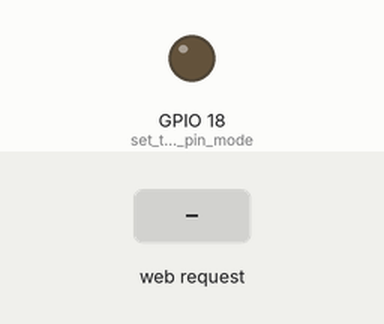
A sketch run on a simulated ESP32. On the bench: output pins drawn as LEDs (lit = HIGH). Inputs (shaded band) come from the test bench. WiFi joins after 1.5 s; servers stay silent unless stated; what the sketch prints to the serial monitor is not drawn.

Above: at 2.7 s.
2.8 s: HTTP request GET /H received
At 3.7 s:
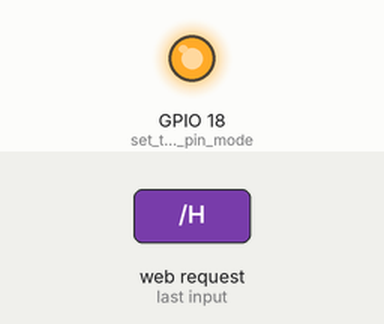
4.3 s: HTTP request GET /L received
At 4.9 s:
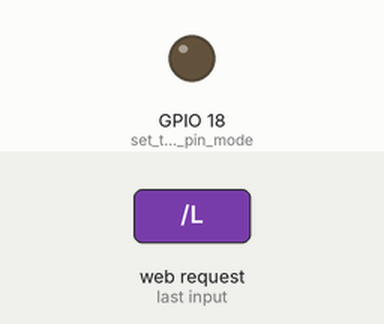
Timing chart, 0 to 7.3 s (numbered marks = the images above; inputs shaded):
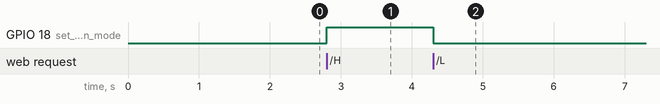

The sketch:

SimpleWiFiServer.ino
```cpp
/*
 WiFi Web Server LED Blink

 A simple web server that lets you blink an LED via the web.
 This sketch will print the IP address of your WiFi Shield (once connected)
 to the Serial monitor. From there, you can open that address in a web browser
 to turn on and off the LED on pin 5.

 If the IP address of your shield is yourAddress:
 http://yourAddress/H turns the LED on
 http://yourAddress/L turns it off

 This example is written for a network using WPA encryption. For
 WEP or WPA, change the Wifi.begin() call accordingly.

 Circuit:
 * WiFi shield attached
 * LED attached to pin 5

 created for arduino 25 Nov 2012
 by Tom Igoe

ported for sparkfun esp32
31.01.2017 by Jan Hendrik Berlin

 */

#include <WiFi.h>
#include <Wire.h>
#include <Adafruit_PWMServoDriver.h>

const char* ssid     = "fenom";
const char* password = "3737373737";

WiFiServer server(80);
Adafruit_PWMServoDriver pwm = Adafruit_PWMServoDriver(0x78);

void setup()
{
    Serial.begin(115200);
    pinMode(18, OUTPUT);      // set the LED pin mode

    delay(10);

    // We start by connecting to a WiFi network

    Serial.println();
    Serial.println();
    Serial.print("Connecting to ");
    Serial.println(ssid);

    WiFi.begin(ssid, password);

    while (WiFi.status() != WL_CONNECTED) {
        delay(500);
        Serial.print(".");
    }

    Serial.println("");
    Serial.println("WiFi connected.");
    Serial.println("IP address: ");
    Serial.println(WiFi.localIP());

    server.begin();

    Wire.begin (21, 22);   // sda= GPIO_21  /scl= GPIO_22

     pwm.begin();
     pwm.setPWMFreq(1000);  // This is the maximum PWM frequency
}


char *staticHTMLContent=
            "HTTP/1.1 200 OK\n"
            "Content-type:text/html\n"
            "\n"
            "<!DOCTYPE html>\n"
            "<html>\n"
            "<style type=\"text/css\">\n"
            "td{font-size: 40pt;}\n"
            "</style>\n"
            "<body>\n"
            "<a href=\"/\" ><font size=20> Iotick based Robofootball robot </font></a><br>"
            "That's what we know how to do:<p>\n"
            "<ul>\n"
            "<li>Click <a href=\"/H\">here</a> to turn the LED on pin 18 on.</li>\n"
            "<li>Click <a href=\"/L\">here</a> to turn the LED on pin 18 off.</li>\n"
            "<li>Click <a href=\"/Scan\">here</a> for scanof I2C bus</li>\n"
            "<li>Click <a href=\"/TestMotor\">here</a> for test of motors/led/pwm</li>\n"
            "</ul>\n"
            "<p>\n"
            "<font size=24>\n"
            "<table><tbody>\n"
            "<tr> <td><a href=\"/Motor?motor1=0&motor2=100\" >FWD-LEFT</a></td><td><a href=\"/Motor?motor1=100&motor2=100\" >   FWD</a></td> <td><a href=\"/Motor?motor1=100&motor2=0\"    >FWD-RIGHT</a></td> </tr>"
            "<tr> <td><a href=\"/Motor?motor1=-100&motor2=100\">LEFT  </a></td><td><a href=\"/Motor?motor1=0&motor2=0\" >      STOP</a></td> <td><a href=\"/Motor?motor1=100&motor2=-100\" >RIGHT</a></td></tr>"
            "<tr> <td></td>                                           <td><a href=\"/Motor?motor1=-100&motor2=-100\" >BACK</a></td> <td></td> </tr>"
            "</tbody></table>\n"
            "</font>"
            "<p>\n"
            "<form action=\"/Motor\" method=\"get\" target=\"_self\" enctype=\"application/x-www-form-urlencoded\" >\n"
            "Motor Control<br>\n"
            "Motor1: <input type=\"text\" id=\"motor1\" name=\"motor1\" value=\"0\"><br>"
            "Motor2: <input type=\"text\" id=\"motor2\" name=\"motor2\" value=\"0\"> <br>"
            "<input type=\"submit\">"
            "</form>\n"
            "</body>\n"
            "</html>\n";


void loop(){
  WiFiClient client = server.available();   // listen for incoming clients


  if (client) {                             // if you get a client,
    Serial.println("New Client.");           // print a message out the serial port
    String currentLine = "";                // make a String to hold incoming data from the client
    String urlLine = "";

    while (client.connected()) {            // loop while the client's connected
      if (client.available()) {             // if there's bytes to read from the client,
        char c = client.read();             // read a byte, then
        Serial.write(c);                    // print it out the serial monitor

        if (c == '\n') {                    // if the byte is a newline character

          // if the current line is blank, you got two newline characters in a row.
          // that's the end of the client HTTP request, so send a response:
          if (currentLine.length() == 0) {
            /* Finished header */

            break;
          } else {
            if (currentLine.startsWith("GET") || currentLine.startsWith("POST"))  {
              urlLine = currentLine;
            }
            currentLine = "";
          }
        } else if (c != '\r') {  // if you got anything else but a carriage return character,
          currentLine += c;      // add it to the end of the currentLine
        }
      }
    }
    /* Time to react*/
    Serial.print("URL:");
    Serial.println(urlLine);

    /*************************************************************/
    if (urlLine.startsWith("GET /"))
    {
         client.println(staticHTMLContent);
    }

    /*************************************************************/

    // Check to see if the client request was "GET /H" or "GET /L":
    if (urlLine.startsWith("GET /H")) {
      Serial.println("Switching ON\n");
      client.println ("Switching ON<br>\n");
      digitalWrite(18 , HIGH);               // GET /H turns the LED on
    }
    if (urlLine.startsWith("GET /L")) {
      Serial.println("Switching OFF\n");
      client.println ("Switching OFF<br>\n");
      digitalWrite(18, LOW);                // GET /L turns the LED off
    }
    if (urlLine.startsWith("GET /Scan")) {
           Serial.println ("I2C scanner. Scanning ...");
           client.println  ("I2C scanner. Scanning ...<br>\n");
           byte count = 0;

           Wire.begin();
           for (byte i = 0; i < 128; i++)
           {
             Wire.beginTransmission (i);          // Begin I2C transmission Address (i)
             if (Wire.endTransmission () == 0)  // Receive 0 = success (ACK response)
             {
              Serial.print ("Found address: ");
              Serial.print (i, DEC);
              Serial.print (" (0x");
              Serial.print (i, HEX);     // PCF8574 7 bit address
              Serial.println (")");

              client.print ("Found address: ");
              client.print (i, DEC);
              client.print (" (0x");
              client.print (i, HEX);     // PCF8574 7 bit address
              client.print (")<br>\n");


              count++;
              }
            }
            Serial.print ("Found ");
            Serial.print (count, DEC);        // numbers of devices
            Serial.println (" device(s).");

      }
      if (urlLine.startsWith("GET /TestMotor")) {
          Serial.println("");
          Serial.print  ("PWM test for device ");

          client.println("");
          client.print  ("PWM test for device <br>\n");


          // if you want to really speed stuff up, you can go into 'fast 400khz I2C' mode
          // some i2c devices dont like this so much so if you're sharing the bus, watch
          // out for this!
          //Wire.setClock(400000);

          for (uint8_t pwmnum=0; pwmnum < 16; pwmnum++)
          {
              Serial.print   ("Probing LED/PWM: ");
              Serial.println (pwmnum);

              client.print    ("Probing LED/PWM:");
              client.println  (pwmnum);
              client.print    ("<br>\n");

              delay(400);
              Serial.println("Toggle ON");
              client.println ("-Toggle ON<br>\n");

              pwm.setPWM(pwmnum, 4096, 0);

              delay(400);
              Serial.println("Toggle OFF");
              client.println ("-Toggle OFF<br>\n");
              pwm.setPWM(pwmnum, 0, 4096);
          }
    }
    if (urlLine.startsWith("GET /Motor")) {
          Serial.println("");
          Serial.print  ("Motor speed setup: ");
          Serial.println("");
          int motor1 = urlLine.indexOf("motor1");
          int motor2 = urlLine.indexOf("motor2");

          Serial.println(motor1);
          int len1 = urlLine.indexOf("&", motor1 + 7);
          Serial.println(motor2);
          int len2 = urlLine.indexOf(" ", motor2 + 7);

          String s1 = urlLine.substring(motor1 + 7, len1);
          String s2 = urlLine.substring(motor2 + 7, len2);

          Serial.println(s1);
          Serial.println(s2);

          int v1 = s1.toInt();
          int v2 = s2.toInt();

          Serial.println("Values:");
          Serial.println(v1);
          Serial.println(v2);

          if (v1 > 0) {
              pwm.setPWM(8, v1*40, 0);
              pwm.setPWM(9, 0, v1*40);
          } else {
              v1 = -v1;
              pwm.setPWM(8, 0, v1*40);
              pwm.setPWM(9, v1*40, 0);
          }

          if (v2 > 0) {
              pwm.setPWM(11, v2 * 40, 0);
              pwm.setPWM(10, 0, v2 * 40);
          } else {
              v2 = -v2;
              pwm.setPWM(11, 0, v2 * 40);
              pwm.setPWM(10, v2 * 40, 0);
          }
    }


    // close the connection:
    client.stop();
    Serial.println("Client Disconnected.");
  }
}
```

Measured:
- after the input at 2.8 s, GPIO 18 (set_the_LED_pin_mode): LOW → HIGH at once
- after the input at 4.3 s, GPIO 18 (set_the_LED_pin_mode): HIGH → LOW at once
